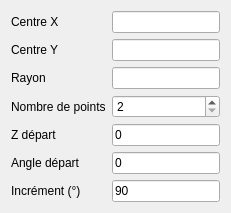
         <widget class="QWidget" name="pagePositionCercle">
          <layout class="QFormLayout" name="formCercle">
           <item row="0" column="0"><widget class="QLabel" name="lblCCX"><property name="text"><string>Centre X</string></property></widget></item>
           <item row="0" column="1"><widget class="QLineEdit" name="editCercleCX"/></item>
           <item row="1" column="0"><widget class="QLabel" name="lblCCY"><property name="text"><string>Centre Y</string></property></widget></item>
           <item row="1" column="1"><widget class="QLineEdit" name="editCercleCY"/></item>
           <item row="2" column="0"><widget class="QLabel" name="lblCRayon"><property name="text"><string>Rayon</string></property></widget></item>
           <item row="2" column="1"><widget class="QLineEdit" name="editCercleRayon"/></item>
           <item row="3" column="0"><widget class="QLabel" name="lblCNbPts"><property name="text"><string>Nombre de points</string></property></widget></item>
           <item row="3" column="1"><widget class="QSpinBox" name="spinCercleNbPts"><property name="minimum"><number>2</number></property><property name="maximum"><number>999</number></property></widget></item>
           <item row="4" column="0"><widget class="QLabel" name="lblCZ"><property name="text"><string>Z départ</string></property></widget></item>
           <item row="4" column="1"><widget class="QLineEdit" name="editCercleZ"><property name="text"><string>0</string></property></widget></item>
           <item row="5" column="0"><widget class="QLabel" name="lblCAngDep"><property name="text"><string>Angle départ</string></property></widget></item>
           <item row="5" column="1"><widget class="QLineEdit" name="editCercleAngDep"><property name="text"><string>0</string></property></widget></item>
           <item row="6" column="0"><widget class="QLabel" name="lblCAngInc"><property name="text"><string>Incrément (°)</string></property></widget></item>
           <item row="6" column="1"><widget class="QLineEdit" name="editCercleAngInc"><property name="text"><string>90</string></property></widget></item>
          </layout>
         </widget>
